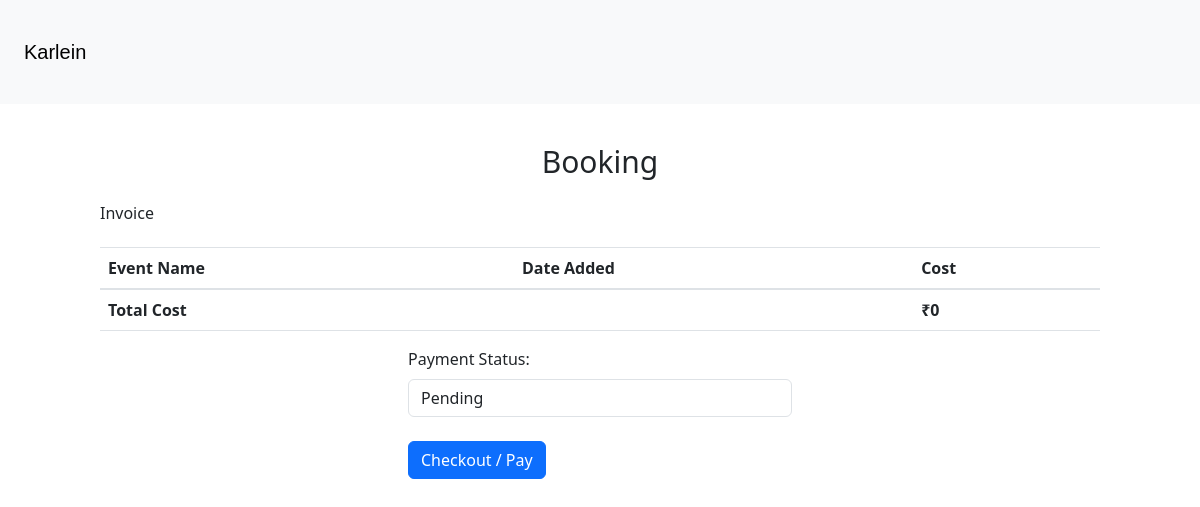
/booking (signed in), run on an earlier commit of the app's database.
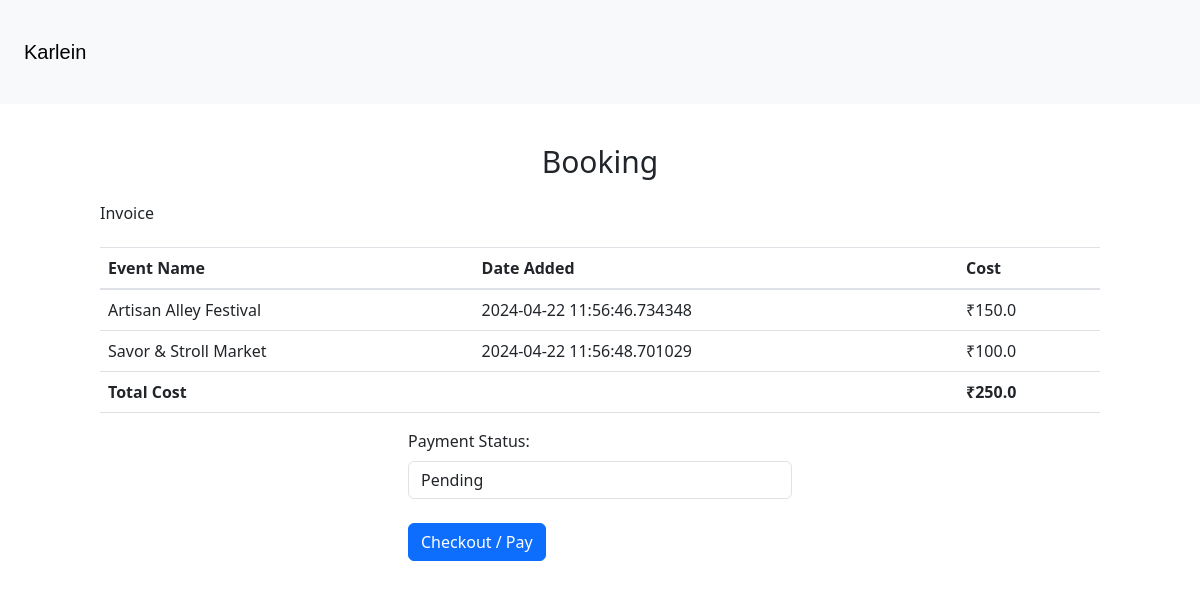
And on a later commit of the database.
### app.py (models this page shows)
class Cart(db.Model):
    id = db.Column(db.Integer, primary_key=True)
    event_id = db.Column(db.Integer, db.ForeignKey('event.id'), nullable=False)
    date_added = db.Column(db.DateTime, nullable=False)
    cost = db.Column(db.Float, nullable=False)
    user_id = db.Column(db.Integer, db.ForeignKey('user.id'), nullable=False)  # Add user_id column
    event = db.relationship('Event', backref=db.backref('carts', lazy=True))
    user = db.relationship('User', backref=db.backref('carts', lazy=True))

class Event(db.Model):
    id = db.Column(db.Integer, primary_key=True)
    name = db.Column(db.String(100), nullable=False)
    description = db.Column(db.Text, nullable=False)
    date = db.Column(db.Date, nullable=False)
    cost = db.Column(db.Float, nullable=False)

### app.py (the view, shortened to what this page needs)
@app.route('/booking', methods=['GET', 'POST'])
@login_required
def booking():
    cart_items = get_all_cart_items()
    total_cost = sum(item.cost for item in cart_items)
    return render_template('booking.html', cart_items=cart_items, total_cost=total_cost)

### app.py (called while the page is built)
@login_manager.user_loader
def load_user(user_id):
    return db.session.get(User, int(user_id))

def get_all_cart_items():
    return Cart.query.all()

    @property
    def is_authenticated(self):
        return True

### templates/booking.html (shortened to what this page needs)
{% extends "base.html" %}
{% block content %}
<nav class="navbar navbar-expand-lg bg-body-tertiary">
  <div class="container-fluid p-4">
    <a class="navbar-brand" href="{{ url_for('index') }}">Karlein</a>
  </div>
</nav>
<div class="container mx-auto">
  <h1 class="text-center text-3xl mt-10 mb-6">Booking</h1>
  <h2 class="mb-4">Invoice</h2>
  <table class="table">
    <thead>
      <tr>
        <th>Event Name</th>
        <th>Date Added</th>
        <th>Cost</th>
      </tr>
    </thead>
    <tbody>
      {% for item in cart_items %}
      <tr>
        <td>{{ item.event.name }}</td>
        <td>{{ item.date_added }}</td>
        <td>₹{{ item.cost }}</td>
      </tr>
      {% endfor %}
    </tbody>
    <tfoot>
      <tr>
        <td colspan="2"><strong>Total Cost</strong></td>
        <td><strong>₹{{ total_cost }}</strong></td>
      </tr>
    </tfoot>
  </table>
  <form action="{{ url_for('booking') }}" method="POST" class="mx-auto max-w-sm">
    <div class="form-group">
      <label for="payment_status">Payment Status:</label>
      <select id="payment_status" name="payment_status" class="form-control mb-4" required>
        <option value="Pending">Pending</option>
      </select>
    </div>
    <button type="submit" class="btn btn-primary">Checkout / Pay</button>
  </form>
</div>
{% endblock %}

What changed in the data, as far as the page shows it:
added Cart: event.name "Artisan Alley Festival", date_added "2024-04-22 11:56:46.734348", cost "150.0"
added Cart: event.name "Savor & Stroll Market", date_added "2024-04-22 11:56:48.701029", cost "100.0"
Also different on the page:
{{ total_cost }}: "0" → "250.0"
